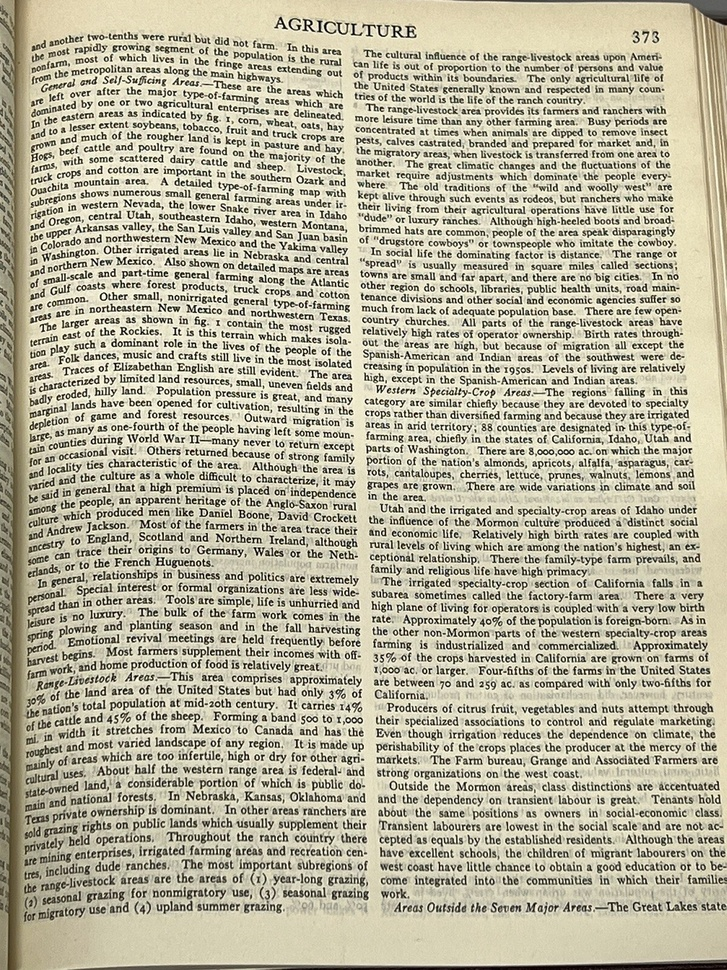
#> input picture media/O.jpg, 727 x 970 px, shrunk from 1200 x 1600 before the run, found by its file name
$ jupyter execute --allow-errors applied_ocr.ipynb   (shell and % lines are left out)
#> lines starting #> are read from the running program, lines starting #| are printed output that depends on the picture; after the words box and inside, x2 and y2 are one past the last pixel; in counts of white or black regions, pixels touching at a corner belong together
[cell 1]
import cv2
from PIL import Image
import pytesseract

[cell 2]
img_path= '/media/O.jpg'
image= Image.open(img_path)
#> image is the input picture: PIL image 727x970 RGB; mean R, G, B 185.1, 180.9, 159

#> (a cell that did not finish here is left out)

[cell 4]
#trying to separate the main text from the annotations

img= cv2.imread(img_path)

def grayscale(image):
  return cv2.cvtColor(image, cv2.COLOR_BGR2GRAY)
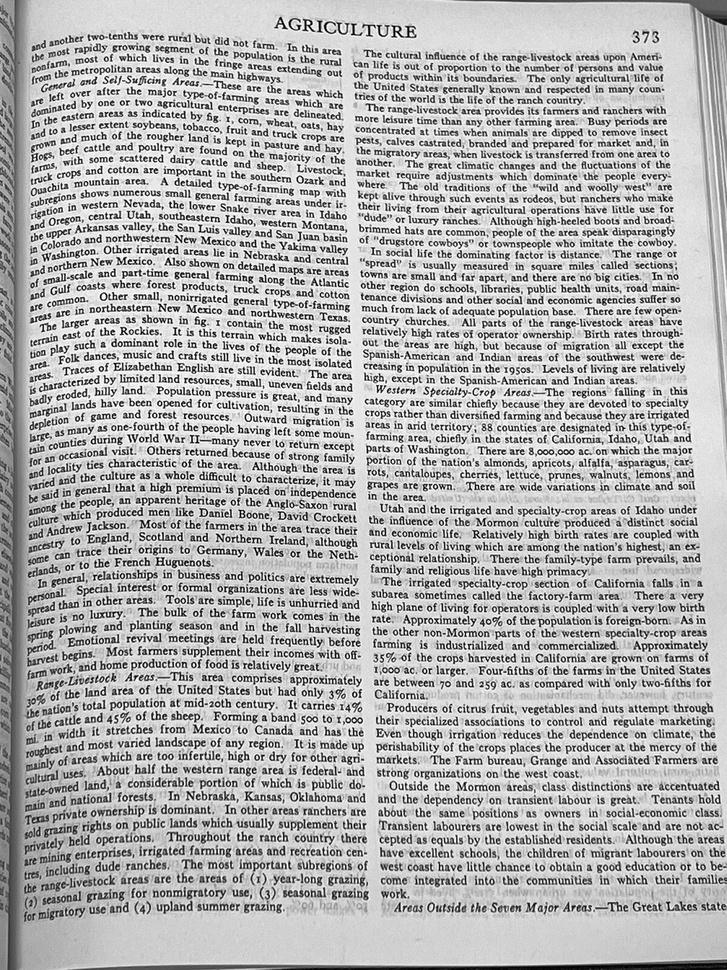
#> returned value: shape (970, 727); min 0, max 255, mean 179.6

img_gray= grayscale(img)

img_blurred= cv2.GaussianBlur(img_gray, (5,5), 0)
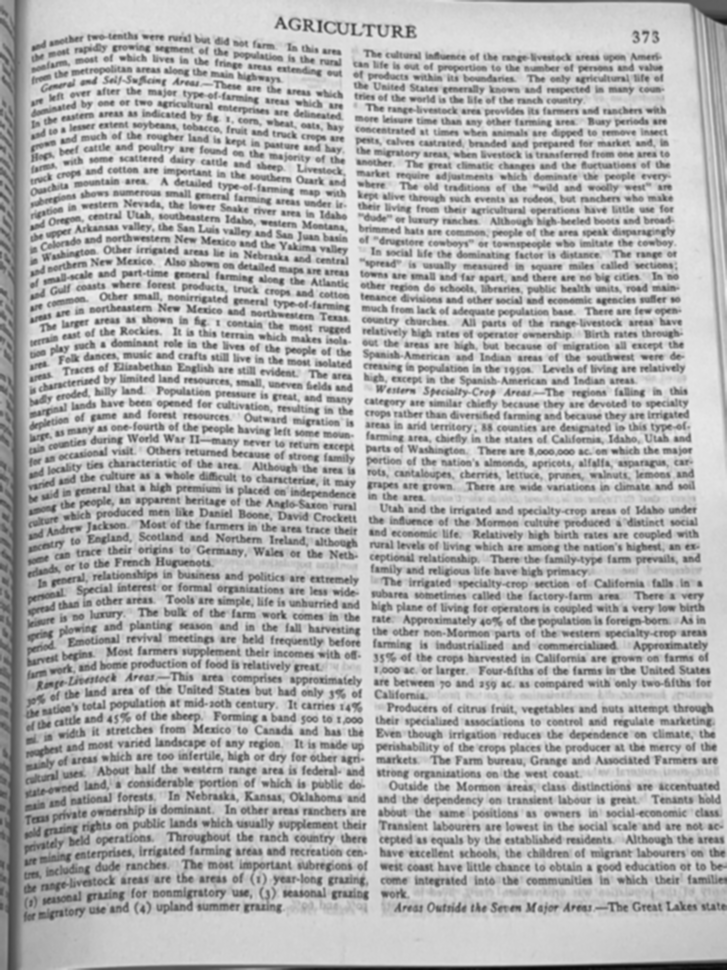
#> img_blurred: shape (970, 727); min 7, max 240, mean 179.7

thresh = cv2.threshold(img_blurred, 0, 255, cv2.THRESH_BINARY_INV + cv2.THRESH_OTSU)[1]
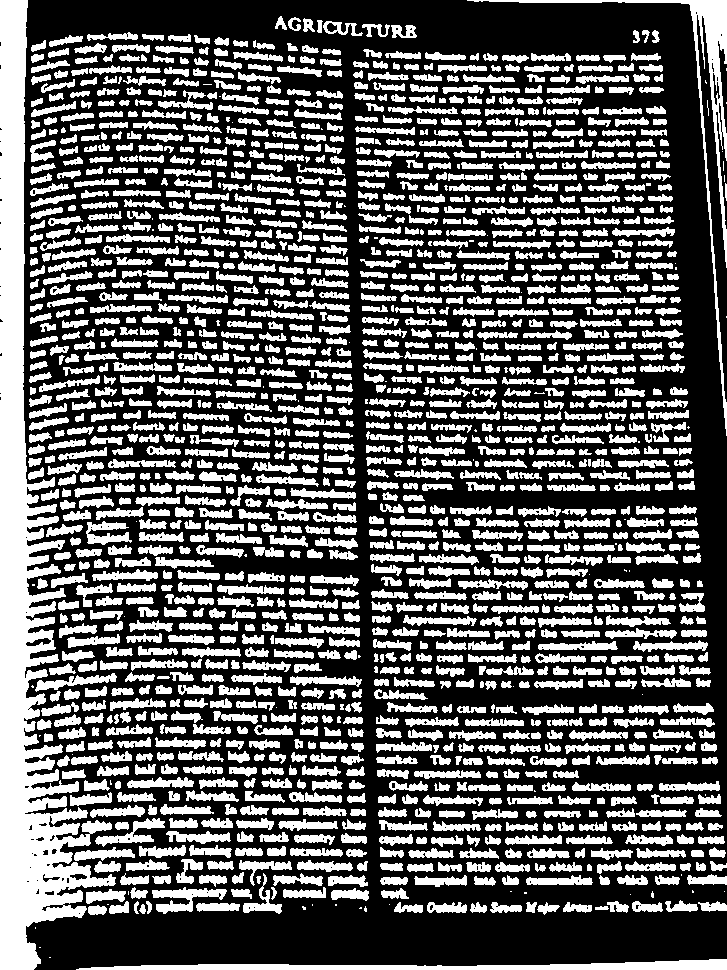
#> thresh: shape (970, 727); 37.3% white; 1579 white regions (89 under 20 px), largest, box (x1, y1, x2, y2) and area: (0, 0, 116, 970) 36320, (467, 0, 727, 436) 4510, (76, 959, 727, 970) 3725

kernel = cv2.getStructuringElement(cv2.MORPH_RECT, (1,10))

dilate = cv2.dilate(thresh, kernel, iterations=1)
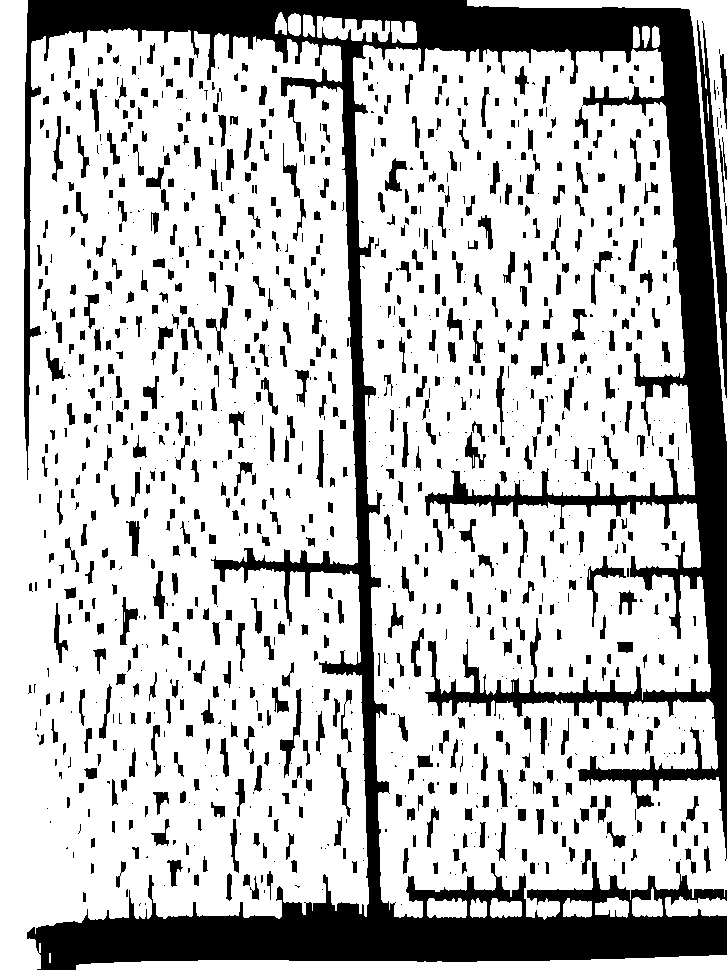
#> dilate: shape (970, 727); 75.1% white; 1188 black regions (439 under 20 px)

cnts= cv2.findContours(dilate,cv2.RETR_EXTERNAL, cv2.CHAIN_APPROX_SIMPLE)
#> cnts = 25 contours, 6 with area under 20; largest, box (x1, y1, x2, y2) and area: (0, 0, 369, 970) 305098, (353, 45, 727, 920) 256268, (76, 955, 727, 970) 5669, (467, 0, 727, 441) 5636, (317, 16, 390, 42) 1130

cnts= cnts[0] if len(cnts) == 2 else cnts[1]

cnts= sorted(cnts, key=lambda x: cv2.boundingRect(x)[0])

[cell 5]
#to visulize our contours we do:

image=cv2.imread(img_path)
for c in cnts:
  x, y, w, h = cv2.boundingRect(c)
  if h > 300 and w > 100:
    roi= image[y:y+h, x:x+w]
    cv2.imwrite('/media/image_roi.jpg',roi)
    cv2.rectangle(image, (x,y),(x+w,y+h),(36,255,12),2)
#> this loop made 25 passes
#> (x, y, w, h) on passes 1, 3, 4, 5, 6, 7, 8, 9, 10, 11, 12, 13: (0, 0, 369, 970), (76, 955, 651, 15), (275, 12, 12, 23), (288, 13, 13, 23), (303, 14, 12, 23), (317, 16, 73, 26), (353, 45, 374, 875), (391, 21, 26, 22), (427, 898, 40, 20), (467, 0, 260, 441), (470, 898, 17, 20), (490, 898, 32, 20)
#> (c, x, y, w, h) on passes 2, 14, 24, 25: ([[49, 953], [49, 962], [50, 962], [50, 953]], 49, 953, 2, 10), ([[513, 682], [513, 691]], 513, 682, 1, 10), ([[726, 312], [726, 322]], 726, 312, 1, 11), ([[726, 98], [726, 108]], 726, 98, 1, 11)
#> pass 1, `roi= image[y:y+h, x:x+w]`:
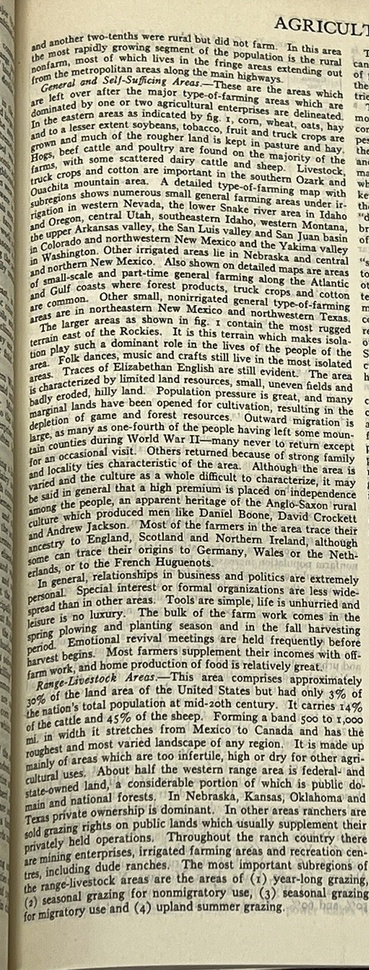
#> roi: shape (970, 369, 3); mean B, G, R 155, 176.3, 180.4
#> after the loop:
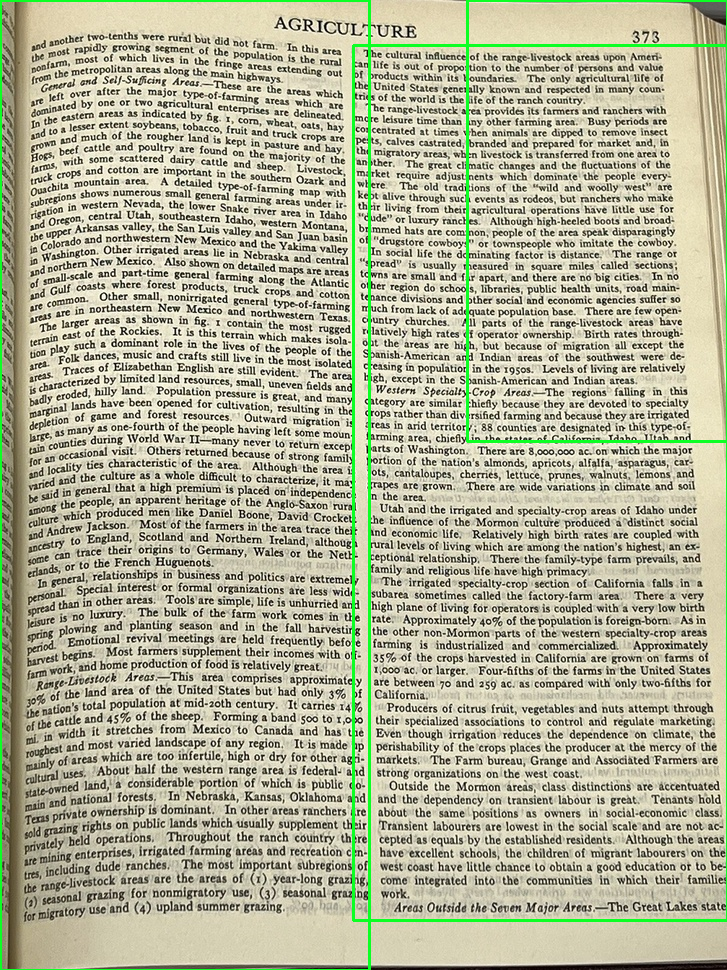
#> image: shape (970, 727, 3); mean B, G, R 156.6, 182.4, 181.6

cv2.imwrite('/media/image_contours.jpg',image)
#> Out = True
